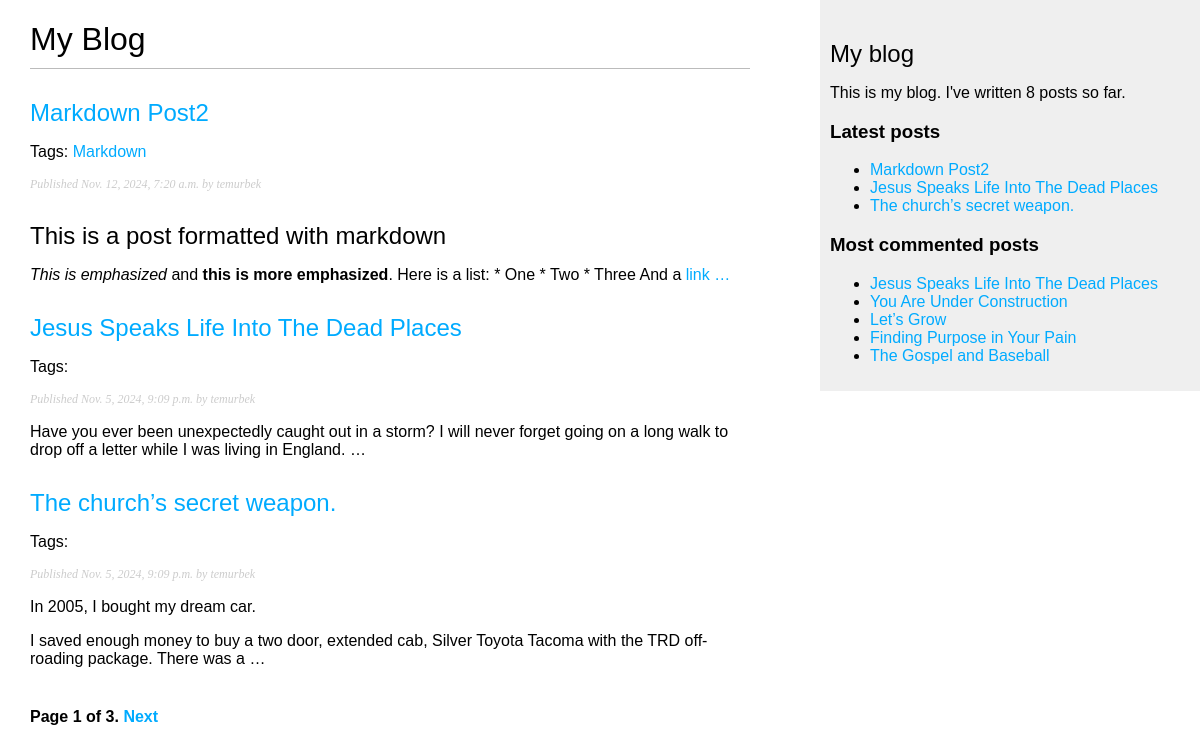
Screenshot of /blog/ with the database file from the repository.
### blog/models.py (models this page shows, shortened)
class Post(models.Model):
    class Status(models.TextChoices):
        DRAFT = 'DF', 'Draft'
        PUBLISHED = 'PB', 'Published'
    title = models.CharField(max_length=250)
    slug = models.SlugField(max_length=250, unique_for_date='publish')
    body = models.TextField()
    publish = models.DateTimeField(default=timezone.now)
    created = models.DateTimeField(auto_now_add=True)
    updated = models.DateTimeField(auto_now=True)
    status = models.CharField(max_length=2,
                              choices=Status.choices,
                              default=Status.DRAFT)
    author = models.ForeignKey(User, on_delete=models.CASCADE, related_name='blog_posts')
    tags = TaggableManager()
    objects = models.Manager()
    published = PublishedManager()
    class Meta:
        ordering = ['-publish']
        indexes = [
            models.Index(fields=['-publish']),
        ]
    def get_absolute_url(self):
        return reverse('blog:post_detail',
                       args=[self.publish.year,
                             self.publish.month,
                             self.publish.day,
                             self.slug])

### blog/views.py (the view)
# urls.py: path('', views.post_list, name="post_list"),
def post_list(request, tag_slug=None):
    post_list = Post.published.all()
    tag = None
    if tag_slug:
        tag = get_object_or_404(Tag, slug=tag_slug)
        post_list = post_list.filter(tags__in=[tag])
    paginator = Paginator(post_list, 3)
    page_number = request.GET.get('page', 1)
    try:
        posts = paginator.page(page_number)
    except PageNotAnInteger:
        posts = paginator.page(1)
    except EmptyPage:
        posts = paginator.page(paginator.num_pages)
    return render(request, 'blog/post/list.html',
                  {'posts': posts,
                          'tag': tag})

### blog/models.py (called while the page is built)
    def get_queryset(self):
        return super().get_queryset()\
            .filter(status=Post.Status.PUBLISHED)

### blog/templatetags/blog_tags.py (called while the page is built)
@register.simple_tag
def total_posts():
    return Post.published.count()

@register.inclusion_tag('blog/post/latest_posts.html')
def show_latest_posts(count=5):
    latest_posts = Post.published.order_by('-publish')[:count]
    return {'latest_posts': latest_posts}

@register.simple_tag
def get_most_commented_posts(count=5):
    return Post.published.annotate(
    total_comments=Count('comments')
    ).order_by('-total_comments')[:count]

@register.filter(name='markdown')
def markdown_format(text):
    return mark_safe(markdown.markdown(text))

### blog/templates/blog/post/list.html (shortened to what this page needs)
{% extends "blog/base.html" %}
{% load blog_tags %}
{% block content %}
<h1>My Blog</h1>
{% for post in posts %}
<h2>
<a href="{{ post.get_absolute_url }}">
{{ post.title }}
</a>
</h2>
<p class="tags">Tags:
    {% for tag in post.tags.all %}
        <a href="{% url "blog:post_list_by_tag" tag.slug %}">
    {{ tag.name }}
        </a>
    {% endfor %}
</p>
<p class="date">
Published {{ post.publish }} by {{ post.author }}
</p>
{{ post.body|markdown|truncatewords_html:30 }}
{% endfor %}
{% include "pagination.html" with page=posts %}
{% endblock %}

### blog/templates/blog/base.html (shortened to what this page needs)
{% load blog_tags %}
{% load static %}
<!DOCTYPE html>
<html>
<head>
    <link href="{% static "css/blog.css" %}" rel="stylesheet">
</head>
<body>
    <div id="content">
        {% block content %}
        {% endblock %}
    </div>
    <div id="sidebar">
        <h2>My blog</h2>
        <p>This is my blog.
            I've written {% total_posts %} posts so far.
        </p>
        <h3>Latest posts</h3>
        {% show_latest_posts 3 %}
        <h3>Most commented posts</h3>
        {% get_most_commented_posts as most_commented_posts %}
            <ul>
            {% for post in most_commented_posts %}
            <li>
            <a href="{{ post.get_absolute_url }}">{{ post.title }}</a>
            </li>
            {% endfor %}
                </ul>
    </div>
</body>
</html>

### blog/templates/pagination.html (shortened to what this page needs)
<div class="pagination">
    <span class="step-links">
        <span class="current">
        Page {{ page.number }} of {{ page.paginator.num_pages }}.
        </span>
        {% if page.has_next %}
        <a href="?page={{ page.next_page_number }}">Next</a>
        {% endif %}
    </span>
</div>

### blog/templates/blog/post/latest_posts.html
<ul>
{% for post in latest_posts %}
<li>
<a href="{{ post.get_absolute_url }}">{{ post.title }}</a>
</li>
{% endfor %}
</ul>

### blog/static/css/blog.css (style rules this page uses)
body { margin:0; padding:0; font-family:helvetica, sans-serif; }
a { color:#00abff; text-decoration:none; }
h1 { font-weight:normal; border-bottom:1px solid #bbb; padding:0 0 10px 0; }
h2 { font-weight:normal; margin:30px 0 0; }
#content { float:left; width:60%; padding:0 0 0 30px; }
#sidebar { float:right; width:30%; padding:10px; background:#efefef; height:100%; }
p.date { color:#ccc; font-family: georgia, serif; font-size: 12px; font-style: italic; }
.pagination { margin:40px 0; font-weight:bold; }

### rows the page displays
Post: title "Markdown Post2", publish "Nov. 12, 2024, 7:20 a.m.", author "temurbek", body "This is a post formatted with markdown This is emphasized and this is more emphasized . Here is a list: * One * Two * Three And a link …"
Tag: name "Markdown"
Post: title "Jesus Speaks Life Into The Dead Places", publish "Nov. 5, 2024, 9:09 p.m.", author "temurbek", body "Have you ever been unexpectedly caught out in a storm? I will never forget going on a long walk to drop off a letter while I was living in England. …"
Post: title "The church’s secret weapon.", publish "Nov. 5, 2024, 9:09 p.m.", author "temurbek", body "In 2005, I bought my dream car. I saved enough money to buy a two door, extended cab, Silver Toyota Tacoma with the TRD off-roading package. There was a …"
Post: title "You Are Under Construction"
Post: title "Let’s Grow"
Post: title "Finding Purpose in Your Pain"
Post: title "The Gospel and Baseball"

### other values shown
{{ page.number }} "1"
{{ page.paginator.num_pages }} "3"
